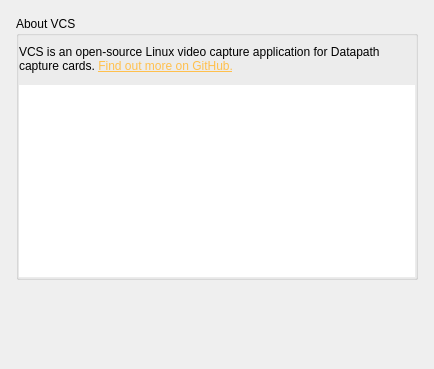
<?xml version="1.0" encoding="UTF-8"?>
<ui version="4.0">
 <class>control_panel::AboutVCS</class>
 <widget class="QWidget" name="ControlPanel_AboutVCS">
  <property name="geometry">
   <rect>
    <x>0</x>
    <y>0</y>
    <width>434</width>
    <height>369</height>
   </rect>
  </property>
  <property name="focusPolicy">
   <enum>Qt::ClickFocus</enum>
  </property>
  <property name="windowTitle">
   <string>Dialog</string>
  </property>
  <layout class="QVBoxLayout" name="verticalLayout_2">
   <property name="spacing">
    <number>16</number>
   </property>
   <property name="leftMargin">
    <number>16</number>
   </property>
   <property name="topMargin">
    <number>16</number>
   </property>
   <property name="rightMargin">
    <number>16</number>
   </property>
   <property name="bottomMargin">
    <number>16</number>
   </property>
   <item>
    <widget class="QGroupBox" name="groupBox_aboutVCS">
     <property name="sizePolicy">
      <sizepolicy hsizetype="Preferred" vsizetype="Preferred">
       <horstretch>0</horstretch>
       <verstretch>0</verstretch>
      </sizepolicy>
     </property>
     <property name="title">
      <string>About VCS</string>
     </property>
     <layout class="QVBoxLayout" name="verticalLayout">
      <property name="spacing">
       <number>12</number>
      </property>
      <property name="leftMargin">
       <number>0</number>
      </property>
      <property name="topMargin">
       <number>9</number>
      </property>
      <property name="rightMargin">
       <number>0</number>
      </property>
      <property name="bottomMargin">
       <number>0</number>
      </property>
      <item>
       <widget class="QLabel" name="label_aboutVCS">
        <property name="sizePolicy">
         <sizepolicy hsizetype="Preferred" vsizetype="Preferred">
          <horstretch>0</horstretch>
          <verstretch>0</verstretch>
         </sizepolicy>
        </property>
        <property name="text">
         <string>&lt;html&gt;&lt;head/&gt;&lt;body&gt;&lt;p&gt;VCS is an open-source Linux video capture application for Datapath capture cards. &lt;a href=&quot;https://github.com/leikareipa/vcs&quot;&gt;&lt;span style=&quot; text-decoration: underline; color:#ffc04d;&quot;&gt;Find out more on GitHub.&lt;/span&gt;&lt;/a&gt;&lt;/p&gt;&lt;/body&gt;&lt;/html&gt;</string>
        </property>
        <property name="alignment">
         <set>Qt::AlignLeading|Qt::AlignLeft|Qt::AlignVCenter</set>
        </property>
        <property name="wordWrap">
         <bool>true</bool>
        </property>
        <property name="openExternalLinks">
         <bool>true</bool>
        </property>
       </widget>
      </item>
      <item>
       <widget class="PropertyTable" name="tableWidget">
        <property name="sizePolicy">
         <sizepolicy hsizetype="Expanding" vsizetype="Minimum">
          <horstretch>0</horstretch>
          <verstretch>0</verstretch>
         </sizepolicy>
        </property>
        <property name="focusPolicy">
         <enum>Qt::NoFocus</enum>
        </property>
        <property name="frameShape">
         <enum>QFrame::NoFrame</enum>
        </property>
       </widget>
      </item>
     </layout>
    </widget>
   </item>
   <item>
    <spacer name="verticalSpacer">
     <property name="orientation">
      <enum>Qt::Vertical</enum>
     </property>
     <property name="sizeHint" stdset="0">
      <size>
       <width>20</width>
       <height>40</height>
      </size>
     </property>
    </spacer>
   </item>
  </layout>
 </widget>
 <customwidgets>
  <customwidget>
   <class>PropertyTable</class>
   <extends>QTableWidget</extends>
   <header>PropertyTable.h</header>
  </customwidget>
 </customwidgets>
 <resources/>
 <connections/>
</ui>
